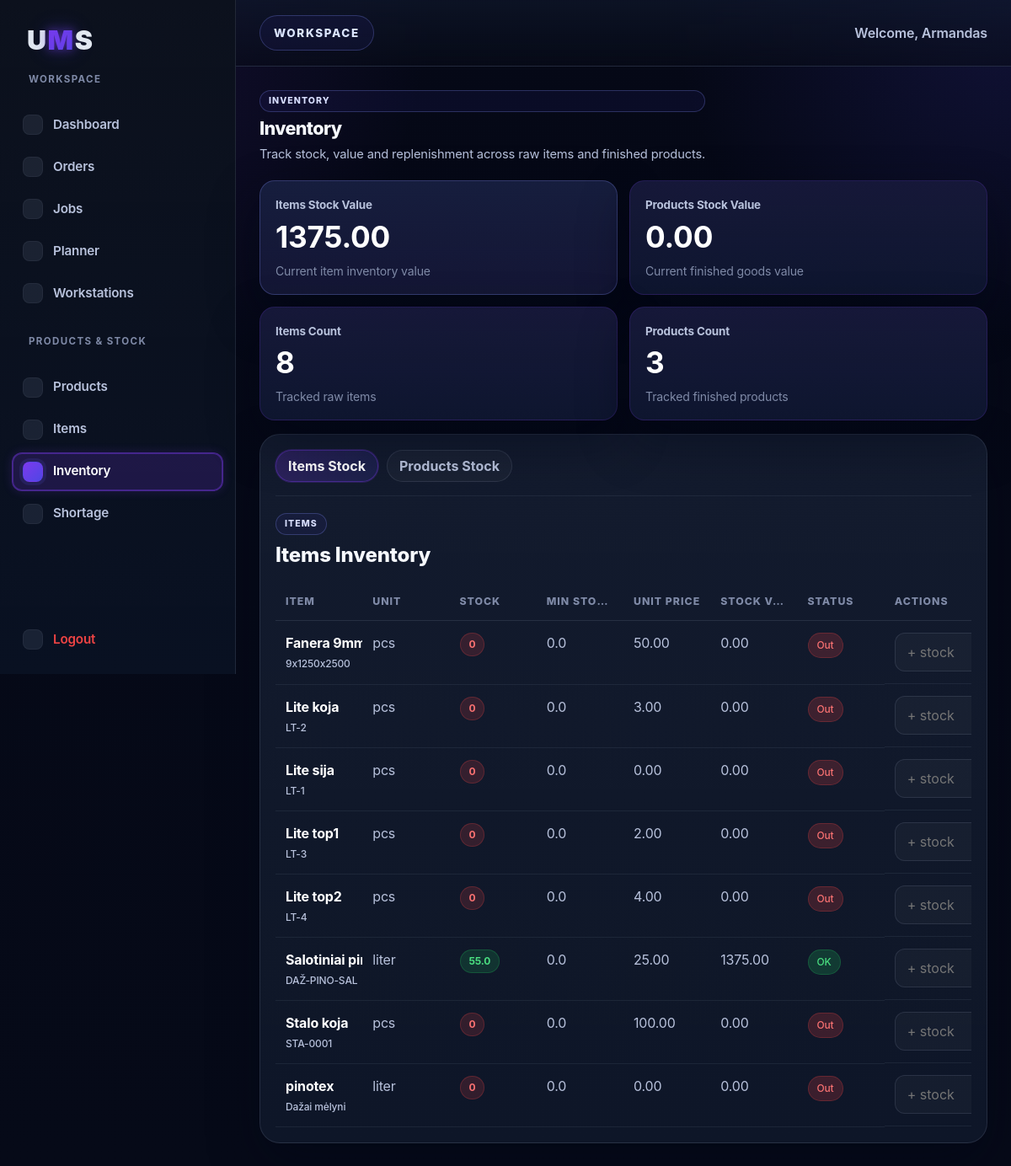
Before: /inventory (signed in) with the older database file.
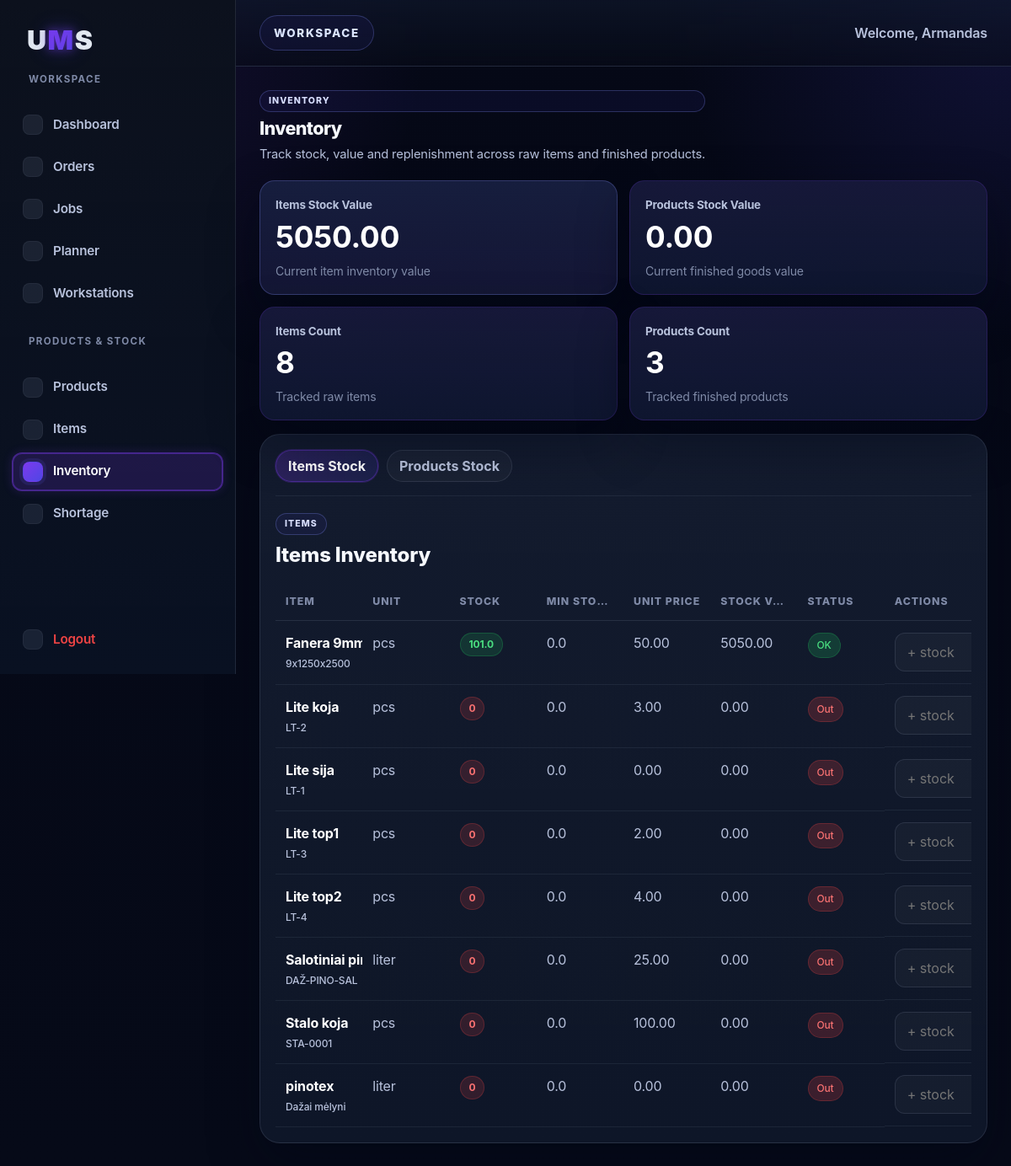
After: the same page with the newer database file.
### tables this page shows
CREATE TABLE items (
    id INTEGER PRIMARY KEY AUTOINCREMENT,
    item_code TEXT NOT NULL,
    item_name TEXT NOT NULL,
    description TEXT,
    measurement_unit TEXT NOT NULL
, unit_price REAL NOT NULL DEFAULT 0, stock_quantity REAL NOT NULL DEFAULT 0, min_stock REAL NOT NULL DEFAULT 0);

### app.py (the view)
@app.route("/inventory")
def inventory():
    if not is_logged_in():
        return redirect(url_for("login"))
    conn = sqlite3.connect("database.db")
    cursor = conn.cursor()
    cursor.execute("""
        SELECT
            id,
            item_code,
            item_name,
            measurement_unit,
            unit_price,
            stock_quantity,
            min_stock
        FROM items
        ORDER BY item_name ASC
    """)
    item_rows = cursor.fetchall()
    items_inventory = []
    total_items_value = 0
    for row in item_rows:
        real_stock_quantity = float(row[5] or 0)
        display_stock_quantity = max(0, real_stock_quantity)
        unit_price = float(row[4] or 0)
        min_stock = float(row[6] or 0)
        stock_value = display_stock_quantity * unit_price
        total_items_value += stock_value
        if real_stock_quantity <= 0:
            stock_status = "Out"
        elif real_stock_quantity <= min_stock:
            stock_status = "Low"
        else:
            stock_status = "OK"
        items_inventory.append({
            "id": row[0],
            "item_code": row[1],
            "item_name": row[2],
            "measurement_unit": row[3],
            "unit_price": unit_price,
            "stock_quantity": display_stock_quantity,
            "real_stock_quantity": real_stock_quantity,
            "min_stock": min_stock,
            "stock_value": stock_value,
            "stock_status": stock_status
        })
    cursor.execute("""
        SELECT
            id,
            product_code,
            product_name,
            measurement_unit,
            stock_quantity
        FROM products
        ORDER BY product_name ASC
    """)
    product_rows = cursor.fetchall()
    products_inventory = []
    total_products_value = 0
    for row in product_rows:
        product_id = row[0]
        stock_quantity = float(row[4] or 0)
        material_cost_per_unit = float(calculate_product_material_cost(cursor, product_id) or 0)
        stock_value = max(0, stock_quantity) * material_cost_per_unit
        total_products_value += stock_value
        products_inventory.append({
            "id": product_id,
            "product_code": row[1],
            "product_name": row[2],
            "measurement_unit": row[3],
            "stock_quantity": max(0, stock_quantity),
            "real_stock_quantity": stock_quantity,
            "material_cost_per_unit": material_cost_per_unit,
            "stock_value": stock_value
        })
    conn.close()
    return render_template(
        "inventory.html",
        items_inventory=items_inventory,
        products_inventory=products_inventory,
        total_items_value=total_items_value,
        total_products_value=total_products_value,
        active_page="inventory"
    )

### app.py (called while the page is built)
def is_logged_in():
    return "user_id" in session

def calculate_product_material_cost(cursor, product_id):
    try:
        exploded_items = explode_bom_items_recursive(cursor, product_id, 1)
    except ValueError:
        return 0
    if not exploded_items:
        return 0
    item_ids = list(exploded_items.keys())
    placeholders = ",".join(["?"] * len(item_ids))
    cursor.execute(f"""
        SELECT id, unit_price
        FROM items
        WHERE id IN ({placeholders})
    """, item_ids)
    rows = cursor.fetchall()
    total_material_cost = 0
    for item_id, unit_price in rows:
        quantity_per_unit = exploded_items.get(item_id, 0)
        total_material_cost += quantity_per_unit * (unit_price or 0)
    return total_material_cost

### templates/inventory.html (shortened to what the changed rows need)
{% extends "base.html" %}
{% block content %}
<div class="jobs-header">
  <div class="jobs-header-left">
    <h1>Inventory</h1>
  </div>
</div>
<div class="dashboard-stats">
  <div class="stat-card stat-card-accent">
    <span class="stat-label">Items Stock Value</span>
    <strong>{{ "%.2f"|format(total_items_value) }}</strong>
    <span class="stat-meta">Current item inventory value</span>
  </div>
</div>
<div class="dashboard-table-card inventory-tabs-card">
  <div id="items-tab" class="inventory-tab-panel active">
    <div class="table-wrapper">
      <table class="orders-table inventory-table">
        <thead>
          <tr>
            <th>Item</th>
            <th>Unit</th>
            <th>Stock</th>
            <th>Min Stock</th>
            <th>Unit Price</th>
            <th>Stock Value</th>
            <th>Status</th>
            <th>Actions</th>
          </tr>
        </thead>
        <tbody>
          {% if items_inventory %}
            {% for item in items_inventory %}
              <tr>
                <td data-label="Item">
                  <div class="product-cell">
                    <strong>{{ item.item_name }}</strong>
                    <span class="product-sub">{{ item.item_code }}</span>
                  </div>
                </td>
                <td data-label="Unit">{{ item.measurement_unit }}</td>
                <td data-label="Stock">
                  {% if item.stock_quantity <= 0 %}
                    <span class="stock-badge danger">0</span>
                  {% elif item.stock_status == "Low" %}
                    <span class="stock-badge warning">{{ item.stock_quantity }}</span>
                  {% else %}
                    <span class="stock-badge ok">{{ item.stock_quantity }}</span>
                  {% endif %}
                </td>
                <td data-label="Min Stock">{{ item.min_stock }}</td>
                <td data-label="Unit Price">{{ "%.2f"|format(item.unit_price) }}</td>
                <td data-label="Stock Value">{{ "%.2f"|format(item.stock_value) }}</td>
                <td data-label="Status">
                  {% if item.stock_status == "OK" %}
                    <span class="status-badge completed">OK</span>
                  {% elif item.stock_status == "Low" %}
                    <span class="status-badge waiting">Low</span>
                  {% else %}
                    <span class="status-badge delayed">Out</span>
                  {% endif %}
                </td>
                <td data-label="Actions" class="actions-cell inventory-actions-cell">
                  <form method="POST"
                        action="{{ url_for('add_item_stock', item_id=item.id) }}"
                        class="inventory-inline-form inventory-inline-form-compact">
                    <input type="number" step="0.01" min="0" name="amount" placeholder="+ stock" required>
                  </form>
                </td>
              </tr>
            {% endfor %}
          {% else %}
            <tr>
              <td colspan="8" class="empty-table-message">No item inventory found.</td>
            </tr>
          {% endif %}
        </tbody>
      </table>
    </div>
  </div>
</div>
{% endblock %}

Changed rows visible on the page:
changed items "Fanera…": stock_quantity (not shown) → "101.0"; stock_value "0.00" → "5050.00"; text "0 Out" → "OK"
changed items "Salotini…": stock_value "1375.00" → "0.00"; stock_quantity "55.0" → (not shown); now shows "0"; text "OK" → "Out"
Other visible differences:
{{ "%.2f"|format(total_items_value) }}: "1375.00" → "5050.00"
